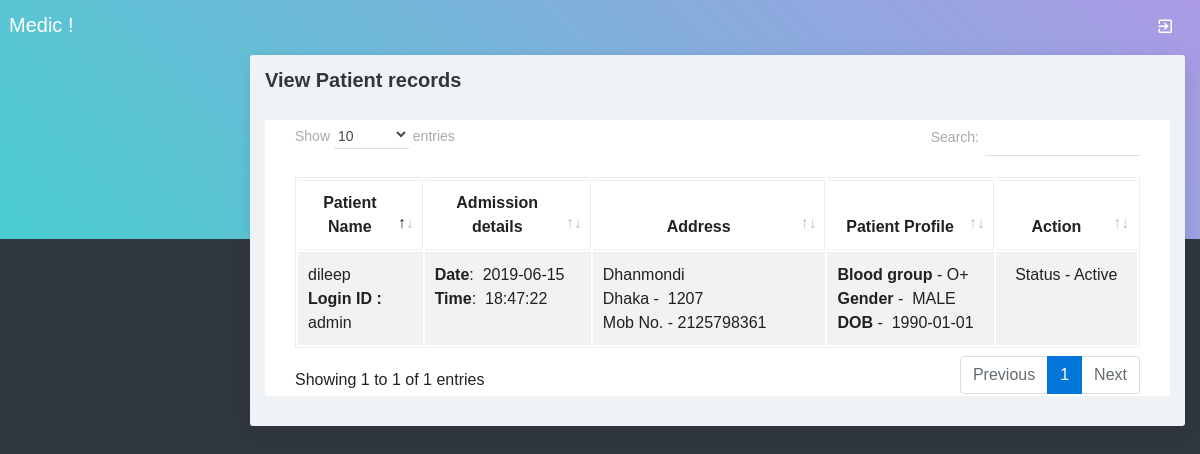
The page /viewpatient.php on the database its author committed.
### tables this page shows
CREATE TABLE `patient` (
  `patientid` int(10) NOT NULL,
  `patientname` varchar(50) NOT NULL,
  `admissiondate` date NOT NULL,
  `admissiontime` time NOT NULL,
  `address` varchar(250) NOT NULL,
  `mobileno` varchar(15) NOT NULL,
  `city` varchar(25) NOT NULL,
  `pincode` varchar(20) NOT NULL,
  `loginid` varchar(50) NOT NULL,
  `password` varchar(25) NOT NULL,
  `bloodgroup` varchar(20) NOT NULL,
  `gender` varchar(10) NOT NULL,
  `dob` date NOT NULL,
  `status` varchar(10) NOT NULL
);

### viewpatient.php (the view, shortened to what this page needs)
<?php
include("adformheader.php");
include("dbconnection.php");
?>
<div class="container-fluid">
  <div class="block-header">
    <h2>View Patient records</h2>
  </div>
<div class="card">
  <section class="container">
    <table class="table table-bordered table-striped table-hover js-basic-example dataTable">
      <thead>
        <tr>
          <th width="15%" height="36"><div align="center">Patient Name</div></th>
          <th width="20%"><div align="center">Admission details</div></th>
          <th width="28%"><div align="center">Address</div></th>
          <th width="20%"><div align="center">Patient Profile</div></th>
          <th width="17%"><div align="center">Action</div></th>
        </tr>
      </thead>
      <tbody>
       <?php
       $sql ="SELECT * FROM patient";
       $qsql = mysqli_query($con,$sql);
       while($rs = mysqli_fetch_array($qsql))
       {
        echo "<tr>
        <td>$rs[patientname]<br>
        <strong>Login ID :</strong> $rs[loginid] </td>
        <td>
        <strong>Date</strong>: &nbsp;$rs[admissiondate]<br>
        <strong>Time</strong>: &nbsp;$rs[admissiontime]</td>
        <td>$rs[address]<br>$rs[city] -  &nbsp;$rs[pincode]<br>
        Mob No. - $rs[mobileno]</td>
        <td><strong>Blood group</strong> - $rs[bloodgroup]<br>
        <strong>Gender</strong> - &nbsp;$rs[gender]<br>
        <strong>DOB</strong> - &nbsp;$rs[dob]</td>
        <td align='center'>Status - $rs[status] <br>";
        echo "</td></tr>";
      }
      ?>
    </tbody>
  </table>
</section>
</div>
</div>
<?php
include("adformfooter.php");
?>

### rows shown on the page
patient: patientname "dileep", loginid "admin", admissiondate "2019-06-15", admissiontime "18:47:22", address "Dhanmondi", city "Dhaka", pincode "1207", mobileno "2125798361", bloodgroup "O+", gender "MALE", dob "1990-01-01", status "Active"
